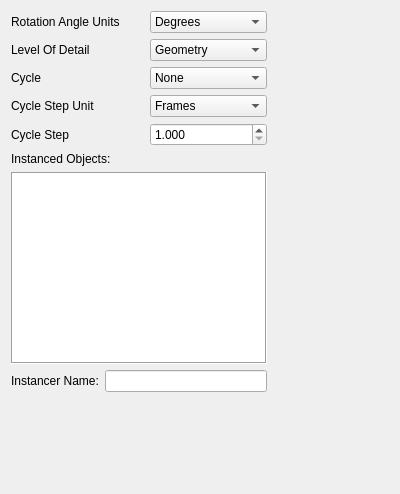
<?xml version="1.0" encoding="UTF-8"?>
<ui version="4.0">
 <class>instancer</class>
 <widget class="QWidget" name="instancer">
  <property name="geometry">
   <rect>
    <x>0</x>
    <y>0</y>
    <width>400</width>
    <height>494</height>
   </rect>
  </property>
  <property name="windowTitle">
   <string>Form</string>
  </property>
  <layout class="QGridLayout" name="gridLayout">
   <item row="0" column="0" colspan="2">
    <widget class="QLabel" name="rotAngleUnitsLabel">
     <property name="text">
      <string>Rotation Angle Units</string>
     </property>
    </widget>
   </item>
   <item row="0" column="2">
    <widget class="QComboBox" name="rotationAngleUnits">
     <item>
      <property name="text">
       <string>Degrees</string>
      </property>
     </item>
     <item>
      <property name="text">
       <string>Radians</string>
      </property>
     </item>
    </widget>
   </item>
   <item row="1" column="0">
    <widget class="QLabel" name="lodLabel">
     <property name="text">
      <string>Level Of Detail</string>
     </property>
    </widget>
   </item>
   <item row="1" column="2">
    <widget class="QComboBox" name="levelOfDetail">
     <item>
      <property name="text">
       <string>Geometry</string>
      </property>
     </item>
     <item>
      <property name="text">
       <string>BoundingBoxes</string>
      </property>
     </item>
     <item>
      <property name="text">
       <string>BoundingBox</string>
      </property>
     </item>
    </widget>
   </item>
   <item row="2" column="0">
    <widget class="QLabel" name="cycleLabel">
     <property name="text">
      <string>Cycle</string>
     </property>
    </widget>
   </item>
   <item row="2" column="2">
    <widget class="QComboBox" name="cycle">
     <item>
      <property name="text">
       <string>None</string>
      </property>
     </item>
     <item>
      <property name="text">
       <string>Sequential</string>
      </property>
     </item>
    </widget>
   </item>
   <item row="3" column="0">
    <widget class="QLabel" name="cycleStepUnitLabel">
     <property name="text">
      <string>Cycle Step Unit</string>
     </property>
    </widget>
   </item>
   <item row="3" column="2">
    <widget class="QComboBox" name="cycleStepUnit">
     <item>
      <property name="text">
       <string>Frames</string>
      </property>
     </item>
     <item>
      <property name="text">
       <string>Seconds</string>
      </property>
     </item>
    </widget>
   </item>
   <item row="4" column="0">
    <widget class="QLabel" name="cycleStepLabel">
     <property name="text">
      <string>Cycle Step</string>
     </property>
    </widget>
   </item>
   <item row="4" column="2">
    <widget class="QDoubleSpinBox" name="cycleStep">
     <property name="decimals">
      <number>3</number>
     </property>
     <property name="minimum">
      <double>1.000000000000000</double>
     </property>
     <property name="maximum">
      <double>1000000000.000000000000000</double>
     </property>
     <property name="value">
      <double>1.000000000000000</double>
     </property>
    </widget>
   </item>
   <item row="4" column="3">
    <spacer name="horizontalSpacer">
     <property name="orientation">
      <enum>Qt::Horizontal</enum>
     </property>
     <property name="sizeHint" stdset="0">
      <size>
       <width>40</width>
       <height>20</height>
      </size>
     </property>
    </spacer>
   </item>
   <item row="5" column="0" colspan="2">
    <widget class="QLabel" name="instancedObjectsLabel">
     <property name="text">
      <string>Instanced Objects:</string>
     </property>
    </widget>
   </item>
   <item row="6" column="0" colspan="3">
    <widget class="QListWidget" name="instancedObjects">
     <property name="frameShape">
      <enum>QFrame::Box</enum>
     </property>
     <property name="frameShadow">
      <enum>QFrame::Sunken</enum>
     </property>
     <property name="isWrapping" stdset="0">
      <bool>true</bool>
     </property>
    </widget>
   </item>
   <item row="7" column="0">
    <widget class="QLabel" name="instancerNameLabel1">
     <property name="text">
      <string>Instancer Name:</string>
     </property>
    </widget>
   </item>
   <item row="7" column="1" colspan="2">
    <widget class="QLineEdit" name="instancerNameLabel">
     <property name="readOnly">
      <bool>true</bool>
     </property>
    </widget>
   </item>
   <item row="8" column="0">
    <spacer name="verticalSpacer">
     <property name="orientation">
      <enum>Qt::Vertical</enum>
     </property>
     <property name="sizeHint" stdset="0">
      <size>
       <width>20</width>
       <height>40</height>
      </size>
     </property>
    </spacer>
   </item>
  </layout>
 </widget>
 <resources/>
 <connections/>
</ui>
